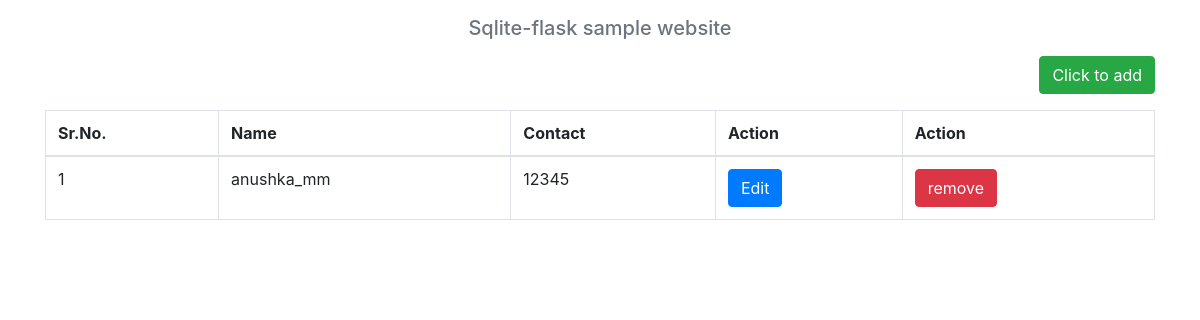
The page /index on the database as committed earlier.
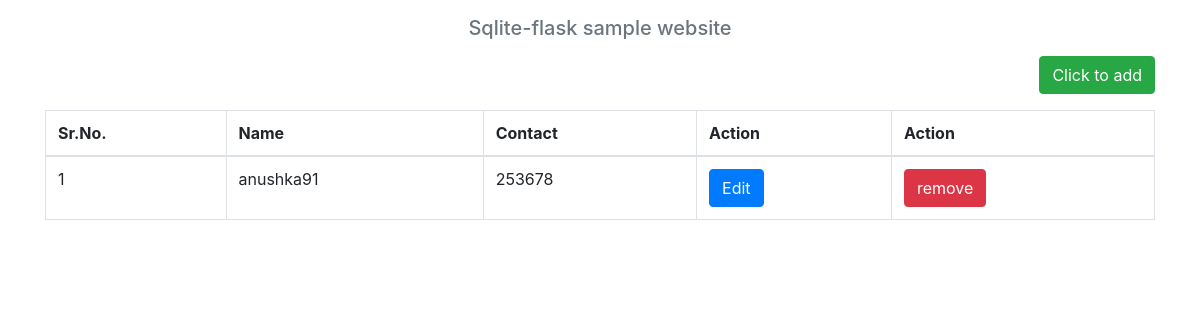
The same page on the database as committed later.
### tables this page shows
CREATE TABLE "users" ("UID"	INTEGER PRIMARY KEY AUTOINCREMENT,"UNAME"	TEXT,"CONTACT"	TEXT);

### main.py (the view)
@app.route("/")
@app.route("/index")
def index():
    con = sql.connect("sample_database.db")
    con.row_factory = sql.Row
    cur = con.cursor()
    cur.execute("select * from users")
    data = cur.fetchall()
    return render_template("index.html", datas=data)

### templates/index.html
{% extends 'layout.html' %}
{% block body %}
  <h5 class='text-center text-muted mb-3'>Sqlite-flask sample website</h5>
  <p class='text-right'><a href='{{url_for("add_user")}}' class='btn btn-success '>Click to add</a></p>
  <table class='table table-bordered'>
    <thead>
      <th>Sr.No.</th>
      <th>Name</th>
      <th>Contact</th>
      <th>Action</th>
      <th>Action</th>
    </thead>
    <tbody>
      {% for row in datas %}
        <tr>
          <td>{{loop.index}}</td>
          <td>{{row.UNAME}}</td>
          <td>{{row.CONTACT}}</td>
          <td><a href='{{url_for("edit_user",uid=row.UID)}}' class='btn btn-primary'>Edit</a></td>
          <td><a href='{{url_for("delete_user",uid=row.UID)}}' class='btn btn-danger' onclick='return confirm("Are You Sure")'>remove</a></td>
        </tr>
      {%endfor%}
    </tbody>
  </table>
{% endblock %}

### templates/layout.html (shortened to what this page needs)
<html>
  <head>
    <link rel="stylesheet" href="https://maxcdn.bootstrapcdn.com/bootstrap/4.0.0/css/bootstrap.min.css">
  </head>
  <body>
    <div class='container pt-3'>
      {% block body %}
      {% endblock %}
    </div>
  </body>
</html>

Rows that differ between the two databases and show on the page:
removed users: UNAME "anushka_mm", CONTACT "12345"
added users: UNAME "anushka91", CONTACT "253678"
